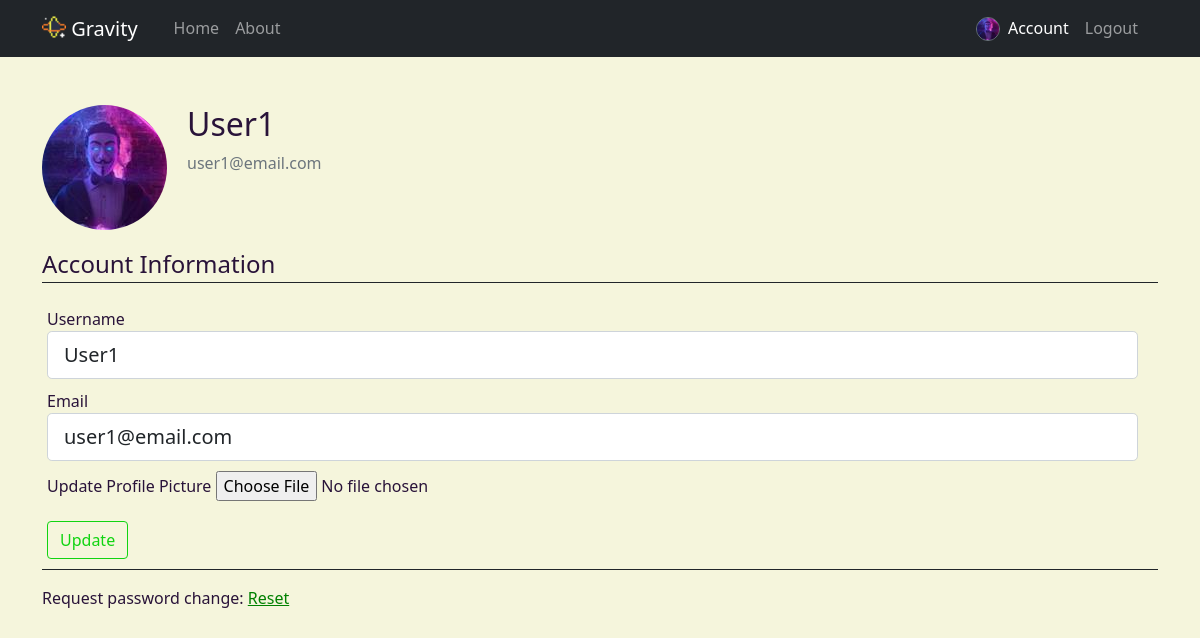
Page /account (signed in) on the committed database.
### gravity/database.py (models this page shows, shortened)
class User(db.Model, UserMixin):
    id = db.Column(db.Integer, primary_key=True)
    username = db.Column(db.String, unique=True, nullable=False)
    email = db.Column(db.String, unique=True, nullable=False)
    password = db.Column(db.String, nullable=False)
    image_file = db.Column(db.String(20), nullable=False, default='default.png')
    satelites = db.relationship('Satelite', backref='owner', lazy=True)
    plots = db.relationship('Plot', backref='author', lazy=True)

### gravity/users/routes.py (the view)
@users.route("/account", methods=['GET', 'POST'])
@login_required
def account():
    form = UpdateAccountForm()
    if form.validate_on_submit():
        if form.picture.data:
            picture_file = save_picture(form.picture.data)
            current_user.image_file = picture_file
        current_user.username = form.username.data
        current_user.email = form.email.data
        db.session.commit()
        flash('Your account has been updated!', 'success')
        return redirect(url_for('users.account'))
    elif request.method == 'GET':
        form.username.data = current_user.username
        form.email.data = current_user.email
    image_file = url_for('static', filename='profile_pictures/' + current_user.image_file)
    return render_template('account.html', form=form, image_file=image_file)

### gravity/users/forms.py (shortened to what this page needs)
class UpdateAccountForm(FlaskForm):
    username = StringField('Username',
                           validators=[DataRequired(), Length(min=2, max=20)])
    email = StringField('Email',
                        validators=[DataRequired(), Email()])
    picture = FileField('Update Profile Picture', validators=[FileAllowed(['jpg', 'png'])])
    submit = SubmitField('Update')

### gravity/database.py (called while the page is built)
@login_manager.user_loader
def load_user(user_id):
    return User.query.get(int(user_id))

### gravity/templates/account.html (shortened to what this page needs)
{% extends "layout.html" %}
{% block main%}
    <div class="media d-flex justify-content-md-start">
        <img class="rounded-circle account-img" src="{{ image_file }}">
        <div class="media-body">
            <h2>{{ current_user.username }}</h2>
            <p class="text-secondary">{{ current_user.email }}</p>
        </div>
    </div>
    <form method="POST" action="" enctype="multipart/form-data">
        <fieldset class="form-group">
            <legend class="border-bottom border-dark mb-4">Account Information</legend>
            <div class="form-group">
                {{ form.username.label(class="form-control-label") }}
                {% if form.username.errors %}
                    {{ form.username(class="form-control form-control-lg is-invalid") }}
                    <div class="invalid-feedback">
                        {% for error in form.username.errors %}
                            <span>{{ error }}</span>
                        {% endfor %}
                    </div>
                {% else %}
                    {{ form.username(class="form-control form-control-lg") }}
                {% endif %}
            </div>
            <div class="form-group">
                {{ form.email.label(class="form-control-label") }}
                {% if form.email.errors %}
                    {{ form.email(class="form-control form-control-lg is-invalid") }}
                    <div class="invalid-feedback">
                        {% for error in form.email.errors %}
                            <span>{{ error }}</span>
                        {% endfor %}
                    </div>
                {% else %}
                    {{ form.email(class="form-control form-control-lg") }}
                {% endif %}
            </div>
            <div class="form-group">
                {{ form.picture.label() }}
                {{ form.picture(class="form-control-file") }}
            </div>
        </fieldset>
        <div class="form-group">
            {{ form.submit(class="btn btn-outline-info") }}
        </div>
    </form>
    <div class="border-top border-dark pt-3">
        Request password change: <a class="ml-2" href="{{ url_for('users.password_reset_request') }}">Reset</a>
    </div>
{% endblock main %}

### gravity/templates/layout.html (shortened to what this page needs)
<!DOCTYPE html>
<html lang="en">
    <head>
        <link href="https://cdn.jsdelivr.net/npm/bootstrap@5.1.3/dist/css/bootstrap.min.css" rel="stylesheet">
        <link rel="stylesheet" href="/static/gravity.css">
    </head>
    <body>
        <header class="site-header">
            <nav class="navbar navbar-expand-sm navbar-dark bg-dark sticky-top">
                <div class="container">
                    <a class="navbar-brand" href="{{ url_for('main.home') }}">
                        <img src="/static/favicon.ico" alt="" width="24" height="24" class="d-inline-block align-text-top">
                        Gravity
                    </a>
                    <div class="collapse navbar-collapse" id="mynavbar">
                        <div class="container-fluid d-flex justify-content-between">
                            <ul class="navbar-nav">
                                <li class="nav-item">
                                    <a class="nav-link" href="{{ url_for('main.home') }}">Home</a>
                                </li>
                                <li class="nav-item">
                                    <a class="nav-link" href="{{ url_for('main.about') }}">About</a>
                                </li>
                            </ul>
                            <ul class="navbar-nav">
                                {% if current_user.is_authenticated %}
                                    <li class="nav-item">
                                        <a class="nav-link" href="{{ url_for('users.account') }}">
                                            <img src="/static/profile_pictures/{{ current_user.image_file }}" alt="" width="24" height="24" class="rounded-circle d-inline-block align-text-top border border-secondary mx-1">
                                            Account
                                        </a>
                                    </li>
                                    <li class="nav-item">
                                        <a class="nav-link" href="{{ url_for('users.logout') }}">Logout</a>
                                    </li>
                                {% endif %}
                            </ul>
                        </div>
                    </div>
                </div>
            </nav>
        </header>
        <main class="container py-5 justify-content-sm-center">
            {% block main %}{% endblock %}
        </main>
    </body>
</html>

### gravity/static/gravity.css (style rules this page uses)
:root { --btnColor: hsl(120, 85%, 45%); }
body { background-color: beige; color: hsl(275, 50%, 15%); }
a:link { color: hsl(120, 100%, 25%); }
div.form-group { margin: 10px 20px 10px 5px; }
form .btn { color: var(--btnColor); border-color: var(--btnColor); }
.account-img { height: 125px; width: 125px; margin-right: 20px; margin-bottom: 16px; }

### rows in the picture
User: image_file (picture), username "User1", email "user1@email.com"
